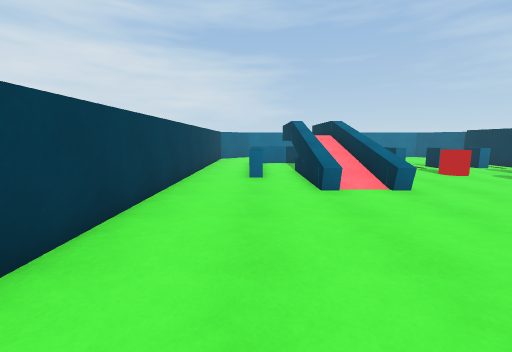
View 1 (above)

16 first-person views from a walk through a Unity game level. The camera is 1.4 m above the floor, tilts 8° down and sees 90° across. The floor is counted in squares, 1 m on a side. Each view is taken from the middle of a square. On the plan, view 1 faces up. The plan holds only what a view shows up to about 13 squares ahead; the rest is blank.

View 2
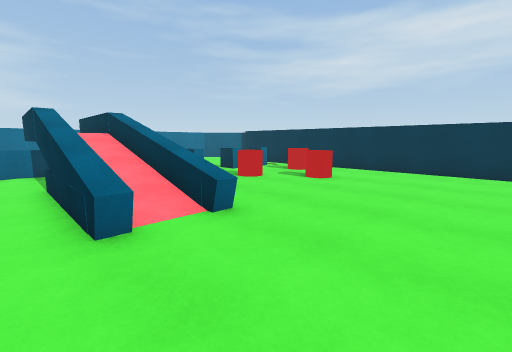

View 3
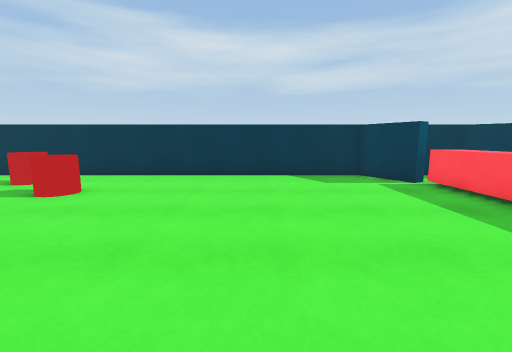

View 4
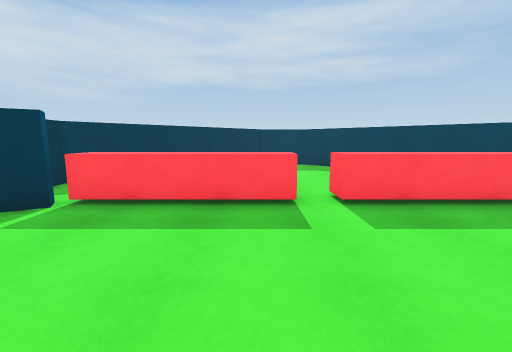

View 5
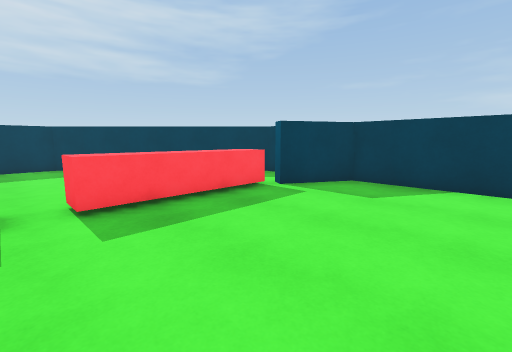

View 6
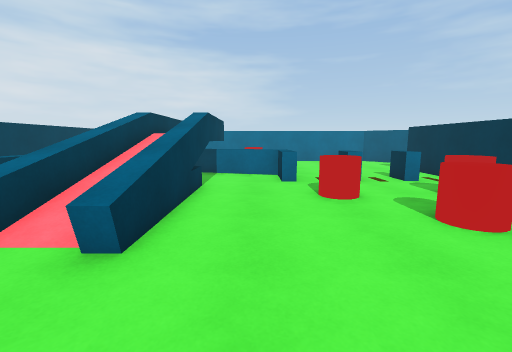

View 7
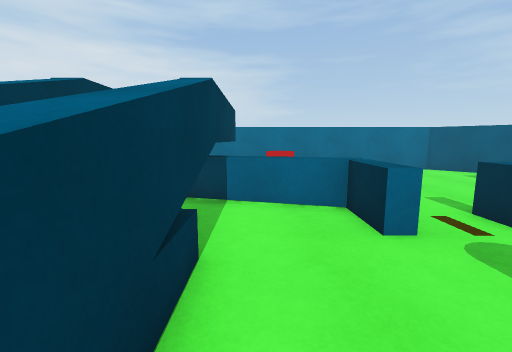

View 8
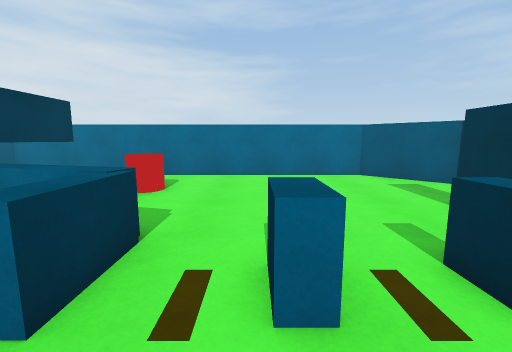

View 9
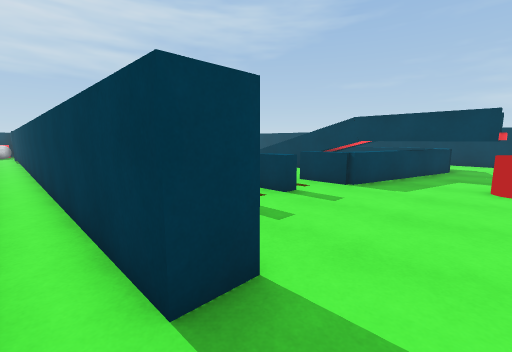

View 10
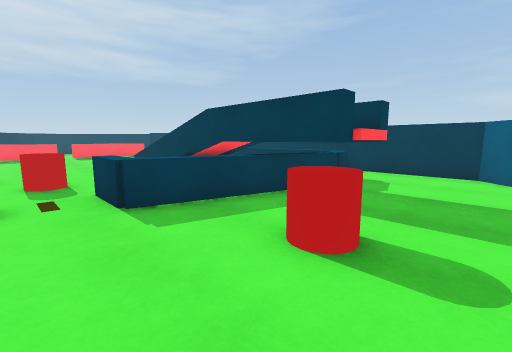

View 11
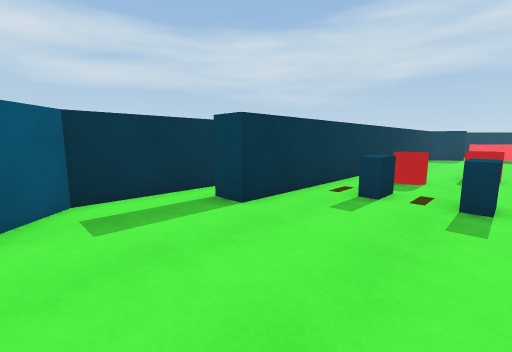

View 12
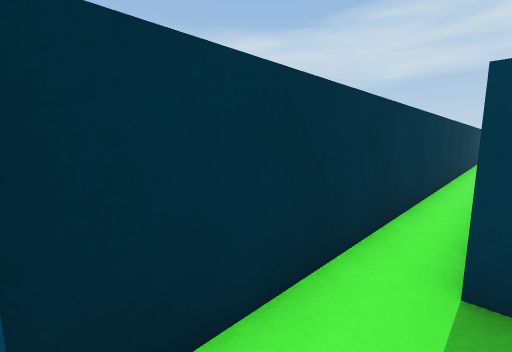

View 13
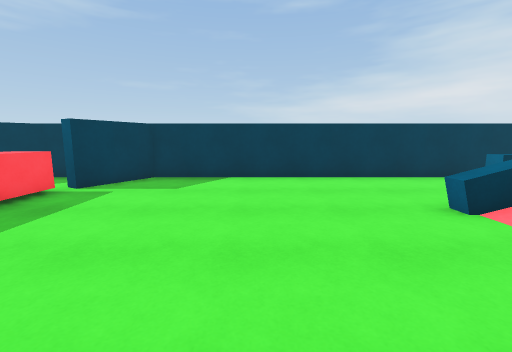

View 14
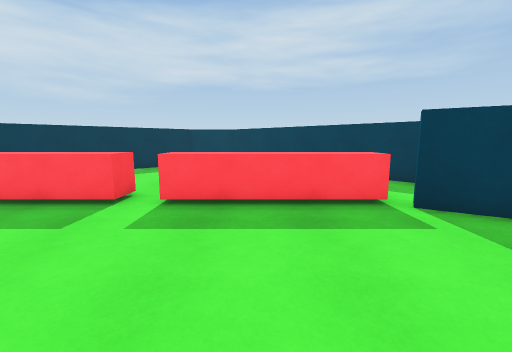

View 15
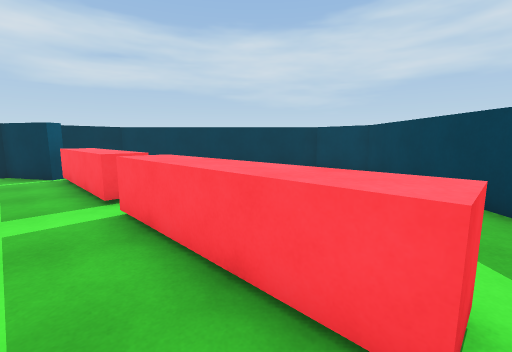

View 16
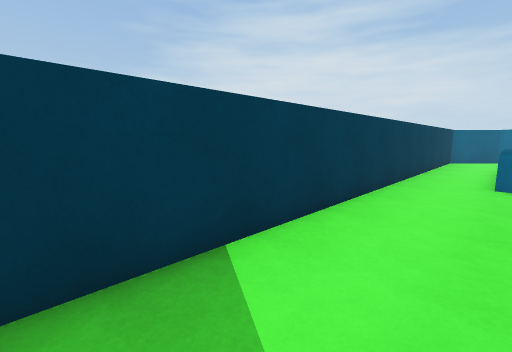

### Floor plan
Key: @ floor where view 1 was taken; # wall or solid block; x gap in a wall; . floor; / step, stairs or slope; = window, fence, low wall or low ledge; ^ raised ledge; v drop or lower ground; B block; C red cylinder.
Columns run from 3 left of view 1 to 16 right of it. Each row starts with its distance up from view 1.
 21  #################
 20 ##...............##
 19 #........C........##
 18 #.....vxCC.........#
 17 #....= ^...........#
 16 #..BB# ^........##.#
 15 #..B.= ^^^=.....##.#
 14 #..^.= ^..=.B.B.##.#
 13 #..^.=/^..=.BBBB##.#
 12 #..^.=/^........##.#
 11 #..^.=/^...C..C.##.#
 10 #..^.^/^...C..CC##.#
  9 #....^/^.....C..##.#
  8 #....^/^....CC..##.#
  7 #....^.^........##.#
  6 #...............##.#
  5 #...............##.#
  4 #...............##.#
  3 #...............##.#
  2 #...............##.#
  1 #...............##.
  0 #..@............#
 -1 ##..............#
 -2  ###..........###
 -3  ##^^^^^^^^^^^^##
 -4  #..    ..     .#
 -5  # .    ...     #
 -6  ##.   ....    ##
 -7   ##   .....  ##
 -8    ##  ..... ##
 -9     ## ... .##
-10      ##    ##

Positions as (right, up) in squares from view 1, and headings:
1: (0, 0), facing up
2: (1, 3), facing up-right
3: (3, 3), facing right
4: (7, 3), facing down
5: (6, 3), facing down-left
6: (6, 4), facing up
7: (5, 9), facing up
8: (9, 11), facing up
9: (15, 18), facing down-left
10: (9, 20), facing down-left
11: (9, 20), facing down-right
12: (14, 19), facing down-right
13: (7, 3), facing left
14: (3, 3), facing down
15: (0, -1), facing down-right
16: (0, 0), facing up-left
